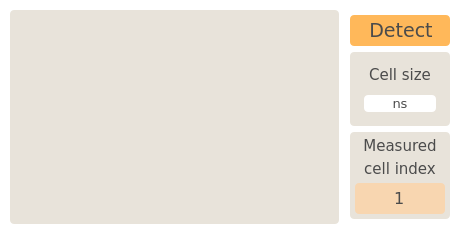
        <widget class="QFrame" name="horizontalFrame_11">
         <property name="styleSheet">
          <string notr="true">background-color: rgb(255, 255, 255);
border-radius: 4px;</string>
         </property>
         <layout class="QHBoxLayout" name="horizontalLayout_17" stretch="3,1">
          <property name="leftMargin">
           <number>10</number>
          </property>
          <property name="topMargin">
           <number>10</number>
          </property>
          <property name="rightMargin">
           <number>10</number>
          </property>
          <property name="bottomMargin">
           <number>10</number>
          </property>
          <item>
           <widget class="QFrame" name="frame_2">
            <property name="styleSheet">
             <string notr="true">background-color: rgb(232, 227, 218);
border-radius:4px;</string>
            </property>
            <property name="frameShape">
             <enum>QFrame::StyledPanel</enum>
            </property>
            <property name="frameShadow">
             <enum>QFrame::Raised</enum>
            </property>
            <layout class="QGridLayout" name="gridLayout">
             <property name="leftMargin">
              <number>5</number>
             </property>
             <property name="topMargin">
              <number>5</number>
             </property>
             <property name="rightMargin">
              <number>5</number>
             </property>
             <property name="bottomMargin">
              <number>5</number>
             </property>
             <property name="spacing">
              <number>5</number>
             </property>
             <item row="0" column="0">
              <widget class="MPWidgetConvertDetectCells" name="MPWidgetConvertDetectCells" native="true">
               <property name="minimumSize">
                <size>
                 <width>250</width>
                 <height>200</height>
                </size>
               </property>
               <property name="styleSheet">
                <string notr="true"/>
               </property>
              </widget>
             </item>
            </layout>
           </widget>
          </item>
          <item>
           <layout class="QVBoxLayout" name="verticalLayout_9">
            <property name="leftMargin">
             <number>5</number>
            </property>
            <property name="topMargin">
             <number>5</number>
            </property>
            <property name="rightMargin">
             <number>5</number>
            </property>
            <property name="bottomMargin">
             <number>5</number>
            </property>
            <item>
             <widget class="QPushButton" name="pyqt5_dynamic_odsc_button_detect_cells">
              <property name="enabled">
               <bool>true</bool>
              </property>
              <property name="minimumSize">
               <size>
                <width>91</width>
                <height>31</height>
               </size>
              </property>
              <property name="font">
               <font>
                <family>Verdana</family>
                <pointsize>14</pointsize>
               </font>
              </property>
              <property name="styleSheet">
               <string notr="true">QPushButton {
	border-radius: 4px;
	background-color: rgb(255, 184, 90);
	padding-left: 2px;
	color: rgb(75, 75, 75);
}
QPushButton:hover{
	background-color: rgb(248,214,176);	
}
QPushButton:pressed{
	background-color: rgb(179, 197, 192);
}</string>
              </property>
              <property name="text">
               <string>Detect</string>
              </property>
             </widget>
            </item>
            <item>
             <widget class="QFrame" name="verticalFrame_2">
              <property name="styleSheet">
               <string notr="true">background-color: rgb(232, 227, 218);
border-radius: 4px;</string>
              </property>
              <layout class="QVBoxLayout" name="verticalLayout_10" stretch="0,3">
               <item>
                <widget class="QLabel" name="static_odsc_label_10">
                 <property name="font">
                  <font>
                   <family>Verdana</family>
                   <pointsize>11</pointsize>
                   <weight>50</weight>
                   <italic>false</italic>
                   <bold>false</bold>
                  </font>
                 </property>
                 <property name="styleSheet">
                  <string notr="true">color: rgb(75, 75, 75);
padding-top:5px;</string>
                 </property>
                 <property name="text">
                  <string>Cell size</string>
                 </property>
                 <property name="alignment">
                  <set>Qt::AlignCenter</set>
                 </property>
                </widget>
               </item>
               <item>
                <widget class="QLabel" name="pyqt5_dynamic_odsc_label_avgsize">
                 <property name="font">
                  <font>
                   <family>Verdana</family>
                   <pointsize>10</pointsize>
                   <weight>50</weight>
                   <italic>false</italic>
                   <bold>false</bold>
                  </font>
                 </property>
                 <property name="styleSheet">
                  <string notr="true">color: rgb(75, 75, 75);
background-color: rgb(255, 255, 255);
margin: 5px;
border-radius:4px;</string>
                 </property>
                 <property name="text">
                  <string>ns</string>
                 </property>
                 <property name="alignment">
                  <set>Qt::AlignCenter</set>
                 </property>
                </widget>
               </item>
              </layout>
             </widget>
            </item>
            <item>
             <widget class="QFrame" name="verticalFrame_2">
              <property name="styleSheet">
               <string notr="true">background-color: rgb(232, 227, 218);
border-radius: 4px;</string>
              </property>
              <layout class="QVBoxLayout" name="verticalLayout_11" stretch="1,1,5">
               <property name="spacing">
                <number>5</number>
               </property>
               <property name="leftMargin">
                <number>5</number>
               </property>
               <property name="topMargin">
                <number>5</number>
               </property>
               <property name="rightMargin">
                <number>5</number>
               </property>
               <property name="bottomMargin">
                <number>5</number>
               </property>
               <item>
                <widget class="QLabel" name="static_odsc_label_12">
                 <property name="font">
                  <font>
                   <family>Verdana</family>
                   <pointsize>11</pointsize>
                   <weight>50</weight>
                   <italic>false</italic>
                   <bold>false</bold>
                  </font>
                 </property>
                 <property name="styleSheet">
                  <string notr="true">color: rgb(75, 75, 75);</string>
                 </property>
                 <property name="text">
                  <string>Measured</string>
                 </property>
                 <property name="alignment">
                  <set>Qt::AlignCenter</set>
                 </property>
                </widget>
               </item>
               <item>
                <widget class="QLabel" name="static_odsc_label_13">
                 <property name="font">
                  <font>
                   <family>Verdana</family>
                   <pointsize>11</pointsize>
                   <weight>50</weight>
                   <italic>false</italic>
                   <bold>false</bold>
                  </font>
                 </property>
                 <property name="styleSheet">
                  <string notr="true">color: rgb(75, 75, 75);</string>
                 </property>
                 <property name="text">
                  <string>cell index</string>
                 </property>
                 <property name="alignment">
                  <set>Qt::AlignCenter</set>
                 </property>
                </widget>
               </item>
               <item>
                <widget class="QLineEdit" name="pyqt5_dynamic_odsc_entry_cell_index">
                 <property name="enabled">
                  <bool>true</bool>
                 </property>
                 <property name="sizePolicy">
                  <sizepolicy hsizetype="Expanding" vsizetype="Expanding">
                   <horstretch>0</horstretch>
                   <verstretch>0</verstretch>
                  </sizepolicy>
                 </property>
                 <property name="minimumSize">
                  <size>
                   <width>0</width>
                   <height>31</height>
                  </size>
                 </property>
                 <property name="font">
                  <font>
                   <family>Verdana</family>
                   <pointsize>12</pointsize>
                  </font>
                 </property>
                 <property name="styleSheet">
                  <string notr="true">border-radius: 4px;
padding: 1px;
background-color: rgb(248,214,176);
color: rgb(75, 75, 75);
</string>
                 </property>
                 <property name="text">
                  <string>1</string>
                 </property>
                 <property name="alignment">
                  <set>Qt::AlignCenter</set>
                 </property>
                </widget>
               </item>
              </layout>
             </widget>
            </item>
           </layout>
          </item>
         </layout>
        </widget>
